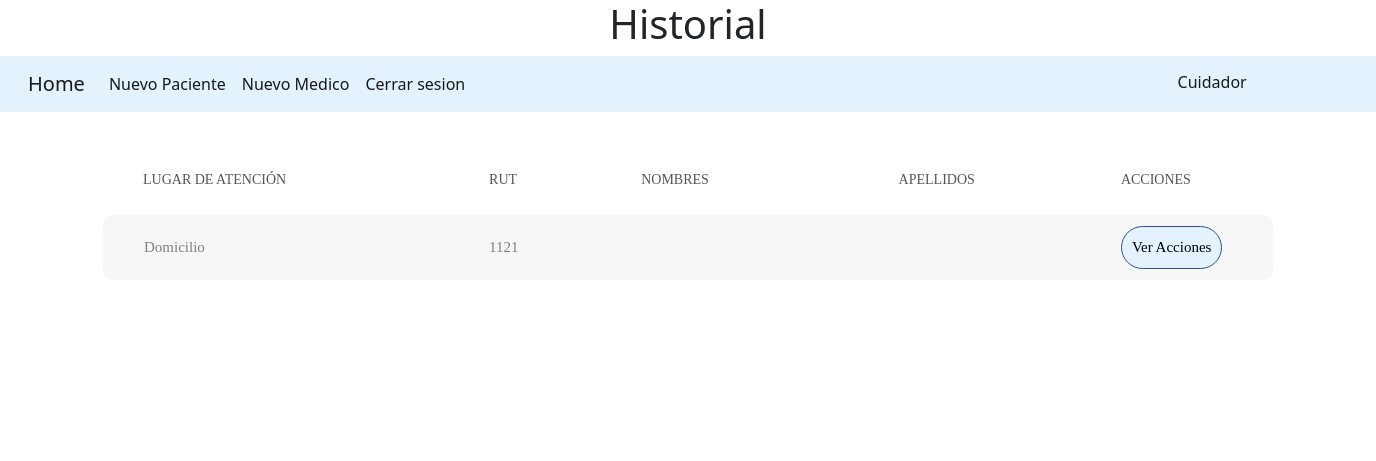
The app's page /historial/1121/ (signed in) with its own data.
### paciente/models.py (models this page shows, shortened)
class Medico(AbstractUser):
    rut          = models.CharField(primary_key=True, max_length=12)
    nombre       = models.CharField('Nombres del Médico',max_length=30, null=False, blank=False)
    snombre      = models.CharField('Segundo Nombre del Médico',max_length=30, null=True, blank=True)
    apellido     = models.CharField('Apellido del Médico',max_length=45, null=False, blank=False)
    sapellido    = models.CharField('Segundo Apellido del Médico',max_length=45, null=True, blank=True)
    direccion    = models.CharField('Direccion del Médico', max_length=200)
    especialidad = models.CharField('Especialidad del Médico', max_length=200)
    created_date = models.DateTimeField('Fecha de ingreso', auto_now_add=True)
    update_date  = models.DateTimeField('Fecha actualizacion', auto_now=True)
    username     = models.CharField('Nombre de Usuario', unique=True, max_length=50)
    USERNAME_FIELD = 'username'
    class meta:
        verbose_name = 'Médico'
        verbose_name_plural = 'Médico'

class Paciente(models.Model):
    lugarAtencion    = models.ForeignKey(LugarAtencion, on_delete=models.CASCADE)
    rut              = models.CharField(primary_key=True, max_length=12)
    pnombre          = models.CharField('Primer nombre del paciente',max_length=30, null=False, blank=False)
    snombre          = models.CharField('Segundo nombre del paciente',max_length=30, null=True, blank=True)
    papellido        = models.CharField('Primer apellido del paciente',max_length=45, null=False, blank=False)
    sapellido        = models.CharField('Segundo apellido del paciente',max_length=45, null=True, blank=True)
    Direccion        = models.CharField('Direccion del paciente', max_length=200)
    fecha_nacimiento = models.DateTimeField('Fecha de Nacimiento', null=False)
    nombreMedico     = models.ForeignKey(Medico, on_delete=models.CASCADE,verbose_name="Nombre Médico" )
    created_date     = models.DateTimeField('Fecha de ingreso', default=timezone.now)
    n_historial      = models.IntegerField('Numero historial')
    class meta:
        verbose_name = 'Paciente'
        verbose_name_plural = 'Pacientes'

class LugarAtencion(models.Model):
    idLugarAtencion = models.AutoField(primary_key=True)
    descripcion     = models.CharField('Lugar de atencion', max_length=20, null=False, blank=False)
    class meta:
        verbose_name = 'lugarAtencion'
        verbose_name_plural = 'LugarAtencion'
    def __str__(self):
        return self.descripcion

### paciente/views.py (the view)
# urls.py: path('historial/<str:rut>/', login_required(historial), name = 'historial_clinico'),
def historial(request, rut):
    pacientes = Paciente.objects.filter(rut = rut)
    datos = {
        'pacientes':pacientes
    }
    return render(request, 'historial.html',datos)

### paciente/templates/historial.html (shortened to what this page needs)
{% extends 'base.html' %}
{% load static %}
{% load bootstrap4 %}
{% block extrahead %}
<link rel="stylesheet" type="text/css" href="{% static path %}vendor/bootstrap/css/bootstrap.min.css">
<link rel="stylesheet" type="text/css" href="{% static path %}fonts/font-awesome-4.7.0/css/font-awesome.min.css">
<link rel="stylesheet" type="text/css" href="{% static path %}vendor/animate/animate.css">
<link rel="stylesheet" type="text/css" href="{% static path %}vendor/select2/select2.min.css">
<link rel="stylesheet" type="text/css" href="{% static path %}vendor/perfect-scrollbar/perfect-scrollbar.css">
<link rel="stylesheet" type="text/css" href="{% static path %}css/util.css">
<link rel="stylesheet" type="text/css" href="{% static path %}css/main.css">
{% endblock extrahead %}
{% block cuerpo %}
<section>
    <div class="limiter">
        <div class="container-table100">
            <div class="wrap-table100">
                <div class="table100 ver5 m-b-110">
                    <div class="table100-head">
                        <table>
                            <thead>
                                <tr class="row100 head">
                                    <th class="cell100 column1">Lugar de Atenci&oacute;n</th>
                                    <th class="cell100 column2">Rut</th>
                                    <th class="cell100 column3">Nombres</th>
                                    <th class="cell100 column4">Apellidos</th>
                                    <th class="cell100 column5">Acciones</th>
                                </tr>
                            </thead>
                        </table>
                    </div>
                    <div class="table100-body js-pscroll">
                        <table>
                            <tbody>
                                {% for paciente in pacientes %}
                                <tr class="row100 body">
                                    <td class="cell100 column1">{{paciente.lugarAtencion}}</td>
                                    <td class="cell100 column2">{{paciente.rut}}</td>
                                    <td class="cell100 column3">{{paciente.Nombres}}</td>
                                    <td class="cell100 column4">{{paciente.Apellidos}}</td>
                                    <td class="cell100 column5">
                                        <button type="button" class="btn-historial"><a href="#openModal">Ver Acciones</a></button>
                                    </td>
                                </tr>
                                {% endfor %}
                            </tbody>
                        </table>
                    </div>
                </div>
            </div>
        </div>
    </div>
</section>
{% endblock %}

### paciente/templates/base.html (shortened to what this page needs)
{% load static %}
<!doctype html>
<html lang="en">
  <head>
    {% block extrahead %}
    {% endblock extrahead %}
    <link rel="stylesheet" href="{% static 'css/style.css' %}">
    <link href="https://cdn.jsdelivr.net/npm/bootstrap@5.1.3/dist/css/bootstrap.min.css" rel="stylesheet">
    <div align="center"><h1>{% block h1 %}{% endblock h1 %}</h1></div>
  </head>
  <body>
    <nav class="navbar navbar-expand-lg navbar-light" style="background-color: #e3f2fd;">
      <div class="container-fluid">
        <a class="navbar-brand" href="/">Home</a>
        <div class="collapse navbar-collapse" id="navbarNav">
          <ul class="navbar-nav">
            <li class="nav-item">
              <a class="nav-link active" aria-current="page" href="{% url 'nuevoPaciente' %}">Nuevo Paciente</a>
            </li>
          </ul>
          {% if request.user.is_staff %}
          <ul class="navbar-nav">
            <li class="nav-item">
              <a class="nav-link active" aria-current="page" href="{% url 'nuevoMedico' %}">Nuevo Medico</a>
            </li>
          </ul>
          {% endif %}
          <ul class="navbar-nav">
            <li class="nav-item">
              <a class="nav-link active" aria-current="page" href="{% url 'logout' %}">Cerrar sesion</a>
            </li>
          </ul>
          <ul class="navbar-nav">
            <li class="nav-item">
              <p class="nav-link active" aria-current="page" style="position: absolute; left: 85%; top: 10%";>{{ user.username.title }}</p>
            </li>
          </ul>
        </div>
      </div>
    </nav>
  {% block cuerpo %}
  {% endblock %}
</body>
</html>

### paciente/static/css/main.css (style rules this page uses)
* { margin: 0px; padding: 0px; box-sizing: border-box; }
body, html { height: 100%; font-family: sans-serif; }
a { margin: 0px; transition: all 0.4s; -webkit-transition: all 0.4s; -o-transition: all 0.4s; -moz-transition: all 0.4s; }
h1,h2,h3,h4,h5,h6 { margin: 0px; }
p { margin: 0px; }
ul, li { margin: 0px; list-style-type: none; }
button { outline: none !important; border: none; background: transparent; }
.js-pscroll { position: relative; overflow: hidden; }
.limiter { width: 1366px; margin: 0 auto; }
.container-table100 { width: 100%; background: #fff; display: -webkit-box; display: -webkit-flex; display: -moz-box; display: -ms-flexbox; display: flex; align-items: center; justify-content: center; flex-wrap: wrap; padding: 33px 30px; }
.wrap-table100 { width: 1170px; }
.table100 { background-color: #fff; }
table { width: 100%; }
th, td { font-weight: unset; padding-right: 10px; }
.column1 { width: 33%; padding-left: 40px; }
.column2 { width: 13%; }
.column3 { width: 22%; }
.column4 { width: 19%; }
.column5 { width: 13%; }
.table100-head th { padding-top: 18px; padding-bottom: 18px; }
.table100-body td { padding-top: 16px; padding-bottom: 16px; }
.table100 { position: relative; padding-top: 60px; }
.table100-head { position: absolute; width: 100%; top: 0; left: 0; }
.table100-body { max-height: 585px; overflow: auto; }
.table100.ver5 { margin-right: -30px; }
.table100.ver5 .table100-head { padding-right: 30px; }
.table100.ver5 th { font-family: Lato-Bold; font-size: 14px; color: #555555; line-height: 1.4; text-transform: uppercase; background-color: transparent; }
.table100.ver5 td { font-family: Lato-Regular; font-size: 15px; color: #808080; line-height: 1.4; background-color: #f7f7f7; }
.table100.ver5 .table100-body tr { overflow: hidden; border-bottom: 10px solid #fff; border-radius: 10px; }
.table100.ver5 .table100-body table { border-collapse: separate; border-spacing: 0 10px; }
.table100.ver5 .table100-body td { border: solid 1px transparent; border-style: solid none; padding-top: 10px; padding-bottom: 10px; }
.table100.ver5 .table100-body td:first-child { border-left-style: solid; border-top-left-radius: 10px; border-bottom-left-radius: 10px; }
.table100.ver5 .table100-body td:last-child { border-right-style: solid; border-bottom-right-radius: 10px; border-top-right-radius: 10px; }
.table100.ver5 .table100-head th { padding-top: 25px; padding-bottom: 25px; }
.table100.ver5 { overflow: hidden; }
.table100.ver5 .table100-body { padding-right: 30px; }
.btn-historial { border: 1px solid #2e518b; padding: 10px; background-color: #e3f2fd; color: #ffffff; text-decoration: none; border-radius: 50px; }
button a { text-decoration: none; color: black; }

### paciente/static/css/style.css (style rules this page uses)
*,*:after,*:before { box-sizing: border-box; }
html { box-sizing: inherit; background: linear-gradient(to left, #E8FFF9 , #eef2f3); }
body { margin: 2% auto; text-align: center; font-size: 14px; font-family: Verdana; }

### records on screen
Medico: username "Cuidador"
Paciente: lugarAtencion "Domicilio", rut "1121"
